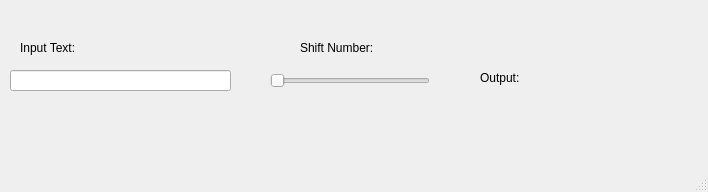
<?xml version="1.0" encoding="UTF-8"?>
<ui version="4.0">
 <class>MainWindow</class>
 <widget class="QMainWindow" name="MainWindow">
  <property name="geometry">
   <rect>
    <x>0</x>
    <y>0</y>
    <width>708</width>
    <height>192</height>
   </rect>
  </property>
  <property name="windowTitle">
   <string>MainWindow</string>
  </property>
  <widget class="QWidget" name="centralwidget">
   <widget class="QLabel" name="label">
    <property name="geometry">
     <rect>
      <x>20</x>
      <y>40</y>
      <width>81</width>
      <height>16</height>
     </rect>
    </property>
    <property name="text">
     <string>Input Text:</string>
    </property>
   </widget>
   <widget class="QLineEdit" name="lineEdit">
    <property name="geometry">
     <rect>
      <x>10</x>
      <y>70</y>
      <width>221</width>
      <height>21</height>
     </rect>
    </property>
   </widget>
   <widget class="QLabel" name="label_2">
    <property name="geometry">
     <rect>
      <x>300</x>
      <y>40</y>
      <width>91</width>
      <height>16</height>
     </rect>
    </property>
    <property name="text">
     <string>Shift Number:</string>
    </property>
   </widget>
   <widget class="QLabel" name="label_4">
    <property name="geometry">
     <rect>
      <x>480</x>
      <y>70</y>
      <width>221</width>
      <height>16</height>
     </rect>
    </property>
    <property name="text">
     <string>Output:</string>
    </property>
   </widget>
   <widget class="QSlider" name="horizontalSlider">
    <property name="geometry">
     <rect>
      <x>270</x>
      <y>70</y>
      <width>160</width>
      <height>22</height>
     </rect>
    </property>
    <property name="orientation">
     <enum>Qt::Horizontal</enum>
    </property>
   </widget>
  </widget>
  <widget class="QMenuBar" name="menubar">
   <property name="geometry">
    <rect>
     <x>0</x>
     <y>0</y>
     <width>708</width>
     <height>22</height>
    </rect>
   </property>
  </widget>
  <widget class="QStatusBar" name="statusbar"/>
 </widget>
 <resources/>
 <connections/>
</ui>
